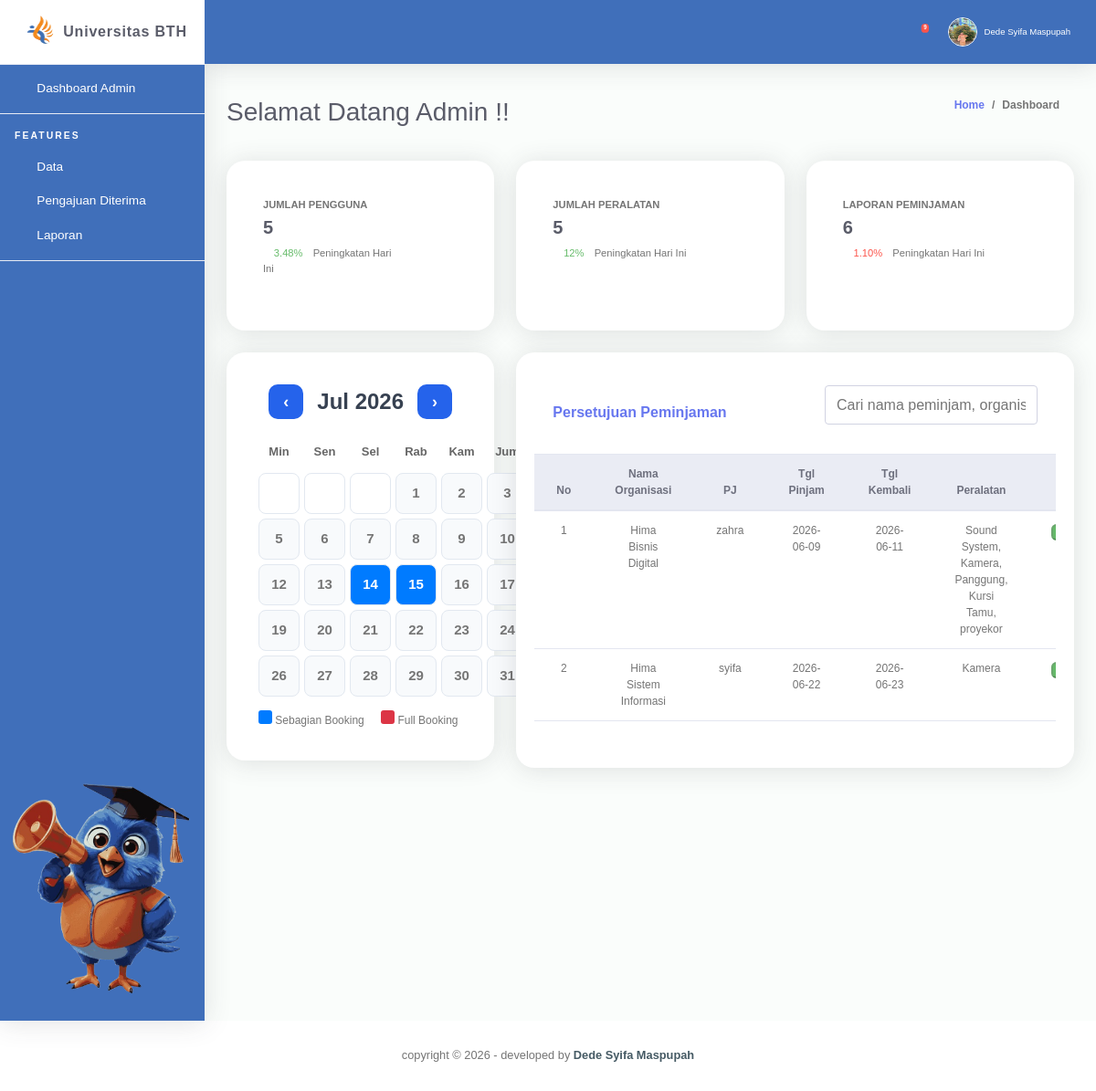
Page /dashboard_admin/index.php on the committed database.
### tables this page shows
CREATE TABLE `peminjaman` (
  `peminjaman_id` int(11) NOT NULL,
  `id` int(11) NOT NULL,
  `nama` varchar(50) NOT NULL,
  `pj` varchar(50) NOT NULL,
  `peralatan_id` varchar(255) NOT NULL,
  `tgl_pinjam` date NOT NULL,
  `tgl_kembali` date NOT NULL,
  `keperluan` text NOT NULL,
  `status` enum('menunggu','diterima','ditolak') NOT NULL,
  `created_at` timestamp NOT NULL DEFAULT current_timestamp() ON UPDATE current_timestamp()
);

### dashboard_admin/index.php (the view)
  <?php
include '../includes_admin/header.php';
include "../koneksi.php";
function getTotal($conn, $table, $where = "") {
    $sql = "SELECT COUNT(*) AS total FROM $table";
    if ($where) {
        $sql .= " WHERE $where";
    }
    $result = mysqli_query($conn, $sql);
    $data = mysqli_fetch_assoc($result);
    return $data['total'];
}
$total_pengguna = getTotal($conn, 'user', "role='pengguna'");
$total_peralatan = getTotal($conn, 'peralatan');
$total_laporan = getTotal($conn, 'peminjaman');
?>
        <div class="container-fluid" id="container-wrapper">
          <div class="d-sm-flex align-items-center justify-content-between mb-4">
            <h1 class="h3 mb-0 text-gray-800">Selamat Datang Admin !!</h1>
            <ol class="breadcrumb">
              <li class="breadcrumb-item"><a href="./">Home</a></li>
              <li class="breadcrumb-item active" aria-current="page">Dashboard</li>
            </ol>
          </div>
          <div class="row mb-3">
            <div class="col-xl-4 col-md-6 mb-4">
              <div class="card h-100">
                <div class="card-body">
                  <div class="row align-items-center">
                    <div class="col mr-2">
                      <div class="text-xs font-weight-bold text-uppercase mb-1">Jumlah Pengguna</div>
                        <div class="h5 mb-0 font-weight-bold text-gray-800">
                            <?php echo $total_pengguna; ?>
                        </div>
                        <div class="mt-2 mb-0 text-muted text-xs">
                          <span class="text-success mr-2">
                            <i class="fa fa-arrow-up"></i> 3.48%
                          </span>
                          <span>Peningkatan Hari Ini</span>
                        </div>
                    </div>
                    <div class="col-auto">
                      <i class="fas fa-calendar fa-3x text-primary"></i>
                    </div>
                  </div>
                </div>
              </div>
            </div>
            <div class="col-xl-4 col-md-6 mb-4">
              <div class="card h-100">
                <div class="card-body">
                  <div class="row no-gutters align-items-center">
                    <div class="col mr-2">
                      <div class="text-xs font-weight-bold text-uppercase mb-1">Jumlah Peralatan</div>
                        <div class="h5 mb-0 font-weight-bold text-gray-800">
                            <?php echo $total_peralatan; ?>
                        </div>
                      <div class="mt-2 mb-0 text-muted text-xs">
                        <span class="text-success mr-2"><i class="fas fa-arrow-up"></i> 12%</span>
                        <span>Peningkatan Hari Ini</span>
                      </div>
                    </div>
                    <div class="col-auto">
                      <i class="fas fa-file fa-3x text-success"></i>
                    </div>
                  </div>
                </div>
              </div>
            </div>
            <div class="col-xl-4 col-md-6 mb-4">
              <div class="card h-100">
                <div class="card-body">
                  <div class="row no-gutters align-items-center">
                    <div class="col mr-2">
                      <div class="text-xs font-weight-bold text-uppercase mb-1">laporan peminjaman</div>
                        <div class="h5 mb-0 font-weight-bold text-gray-800">
                            <?php echo $total_laporan; ?>
                        </div>
                      <div class="mt-2 mb-0 text-muted text-xs">
                        <span class="text-danger mr-2"><i class="fas fa-arrow-down"></i> 1.10%</span>
                        <span>Peningkatan Hari Ini</span>
                      </div>
                    </div>
                    <div class="col-auto">
                      <i class="fas fa-fw fa-chart-area fa-3x text-warning"></i>
                    </div>
                  </div>
                </div>
              </div>
            </div>
            <div class="col-xl-4 col-lg-7">
                <div class="card mb-4">
                    <div class="calendar">
                        <div class="calendar-header">
                            <button onclick="prevMonth()" class="nav-btn">‹</button>
                            <h3 id="month-year"></h3>
                            <button onclick="nextMonth()" class="nav-btn">›</button>
                        </div>
                        <div class="calendar-grid" id="calendar-grid">
                        </div>
                        <div style="margin-top:15px;">
                            <span style="display:inline-block;width:15px;height:15px;background:#007bff;border-radius:3px;"></span>
                            Sebagian Booking
                            <span style="display:inline-block;width:15px;height:15px;background:#dc3545;margin-left:15px;border-radius:3px;"></span>
                            Full Booking
                        </div>
                    </div>
                </div>
            </div>
            <div class="col-xl-8 col-lg-5">
            <div class="card mb-4">
            <div class="card-header py-3 d-flex flex-row align-items-center justify-content-between">
            <h6 class="m-0 font-weight-bold text-primary">Persetujuan Peminjaman</h6>
            <div class="mb-3">
                <input type="text" id="searchInput" class="form-control" placeholder="Cari nama peminjam, organisasi, atau alat...">
            </div>
                </div>
                <div class="table-responsive" style="max-height: 300px; overflow-y: auto;">
                  <table class="table align-items-center table-flush" id="dataTable">
                    <thead class="thead-light">
                        <tr>
                            <th class="text-center">No</th>
                            <th class="text-center">Nama Organisasi</th>
                            <th class="text-center">PJ</th>
                            <th class="text-center">Tgl Pinjam</th>
                            <th class="text-center">Tgl Kembali</th>
                            <th class="text-center">Peralatan</th>
                            <th class="text-center">Status</th>
                        </tr>
                    </thead>
                    <tbody>
                        <?php
                        include '../koneksi.php';
                        $no=1;
                        $data = mysqli_query($conn," SELECT peminjaman.*, GROUP_CONCAT(peralatan.nama_alat SEPARATOR ', ') AS alat FROM peminjaman JOIN peralatan ON FIND_IN_SET(peralatan.peralatan_id, peminjaman.peralatan_id) GROUP BY peminjaman.peminjaman_id");
                        while($d = mysqli_fetch_array($data)){ ?>
                          <tr>
                                  <td class="text-center"><?php echo $no++; ?></td>
                                  <td class="text-center"><?php echo $d['nama']; ?></td>
                                  <td class="text-center"><?php echo $d['pj']; ?></td>
                                  <td class="text-center"><?php echo $d['tgl_pinjam']; ?></td>
                                  <td class="text-center"><?php echo $d['tgl_kembali']; ?></td>
                                  <td class="text-center"><?php echo $d['alat']; ?></td>
                                  <td class="text-center">
                                      <?php
                                      $status = strtolower($d['status']);
                                      if ($status == 'diterima') {
                                          echo "<button class='badge badge-success' disabled>Diterima</button>";
                                      }
                                      elseif ($status == 'ditolak') {
                                          echo "<button class='badge badge-danger' disabled>Ditolak</button>";
                                      }
                                      else {
                                      ?>
                                          <a href="setujui.php?id=<?= $d['peminjaman_id'] ?>" class="badge badge-success">Setujui</a>
                                          <a href="tolak.php?id=<?= $d['peminjaman_id'] ?>" class="badge badge-danger">Tolak</a>
                                      <?php } ?>
                                </td>
                          </tr>
                        <?php } ?>
                   </tbody>
                  </table>
                </div>
                <div class="card-footer"></div>
              </div>
            </div>
          </div>
</div>
</div>
<?php include '../includes_pengguna/footer.php'; ?>

### assets/css/ruang-admin.css (style rules this page uses)
html { position: relative; min-height: 100%; font-family: Nunito }
body { height: 100% }
.container, .container-fluid, .container-login { padding-left: 1.5rem; padding-right: 1.5rem }
.text-xs { font-size: .7rem }
.text-gray-800 { color: #5a5c69 !important }
.breadcrumb { background-color: transparent; font-size: 12px; font-weight: 700 }
.table-flush td, .table-flush th { border-right: 0; border-left: 0 }
.table-flush tbody tr:first-child td, .table-flush tbody tr:first-child th { border-top: 0 }
.card .table { margin-bottom: 0 }
.card .table td, .card .table th { padding-right: 1.5rem; padding-left: 1.5rem }
.card { -webkit-box-shadow: 0 .15rem 1.75rem 0 rgba(58, 59, 69, .15) !important; box-shadow: 0 .15rem 1.75rem 0 rgba(58, 59, 69, .15) !important }

### assets/css/admin.css (style rules this page uses)
.table { font-size: 20x; }
input, textarea, select { width: 100%; padding: 10px 12px; border: 1px solid #ccc; border-radius: 6px; font-size: 15px; }
.calendar { width: 100%; padding: 15px; }
.calendar-header { display: flex; justify-content: center; align-items: center; gap: 15px; margin-bottom: 18px; }
.calendar-header h3 { margin: 0; font-size: 24px; font-weight: 600; color: #374151; }
.nav-btn { width: 38px; height: 38px; border: none; border-radius: 10px; background: #2563eb; color: white; font-size: 18px; font-weight: bold; cursor: pointer; transition: all 0.2s; }
.calendar-grid { display: grid; grid-template-columns: repeat(7, 1fr); gap: 8px; width: 100%; }
.card { background: #fff; border-radius: 20px; padding: 20px; margin-bottom: 20px; border: none; box-shadow: 0 4px 15px rgba(0,0,0,0.05); }
body { font-family: Arial, sans-serif; font-size:12px; }
.calendar-grid { display:grid; grid-template-columns:repeat(7,1fr); gap:5px; }

### rows in the picture
peminjaman: nama "Hima Bisnis Digital", pj "zahra", tgl_pinjam "2026-06-09", tgl_kembali "2026-06-11", alat "Sound System, Kamera, Panggung, Kursi Tamu, proyekor"
peminjaman: nama "Hima Sistem Informasi", pj "syifa", tgl_pinjam "2026-06-22", tgl_kembali "2026-06-23", alat "Kamera"

### other values in the picture
$jml "9"
$total_pengguna "5"
$total_peralatan "5"
$total_laporan "6"
